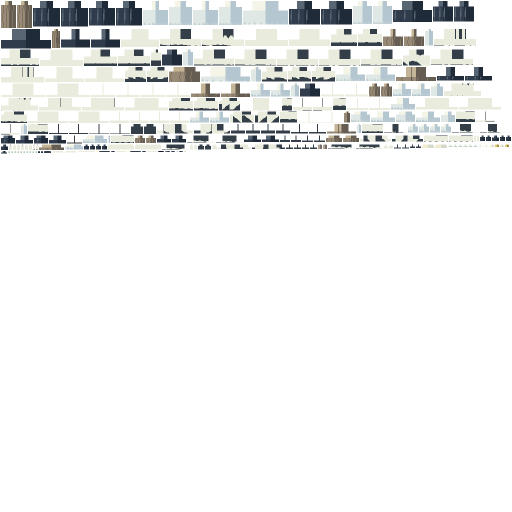
#> input picture tools/approved_models/nekomata/draft/nekomata.png, 1024 x 1024 px, found by its file name (shown at 1/2 size)
$ python preview_nekomata.py
#> lines starting #> are read from the running program, lines starting #| are printed output that depends on the picture
"""Render integrated GeckoLib vertices and refresh Nekomata's fusion card only."""
from pathlib import Path
import json, sys
import numpy as np
from PIL import Image, ImageDraw, ImageFont

ROOT = Path(__file__).resolve().parents[2]
ASSETS = ROOT / 'src/main/resources/assets/velvet_eclipse'
OUT = ROOT / 'build/reports/model-combat'
sys.path.insert(0, str(ROOT / 'tools/velvet_room'))
import portrait_raster as raster

def faces(clip, scale=1):
    texture = np.array(Image.open(ASSETS / 'textures/entity/nekomata.png').convert('RGBA'))
    result = []
    for face in json.loads((OUT / f'nekomata-{clip}.json').read_text()):
        v = np.array(face['vertices']); p = v[:, :3] * scale; uv = v[:, 3:5]
        if np.dot(np.cross(p[1]-p[0], p[2]-p[0]), face['normal']) < 0:
            p = p[::-1]; uv = uv[::-1]
        result.append((p, uv, texture, None))
    return result

def render(clip, width, height, margin=18):
    raster.W, raster.H = width, height
    mesh = faces(clip); points = np.concatenate([f[0] for f in mesh])
    center = (points.min(0)+points.max(0))/2
    distance = np.linalg.norm(points.max(0)-points.min(0))*1.3
    for _ in range(80):
        camera = raster.Camera(center+np.array([.18, .05, -1])*distance, center, 36)
        q = camera.project(points)
        if q[:,0].min()>margin and q[:,0].max()<width-margin and q[:,1].min()>margin and q[:,1].max()<height-margin:
            break
        distance *= 1.06
    return raster.raster(Image.new('RGB', (width,height), '#18243a'), mesh, camera, brightness=1.12)

font = ImageFont.truetype(str(ASSETS / 'font/body.ttf'), 21)
sheet = Image.new('RGB', (1320,640), '#0a1425'); draw = ImageDraw.Draw(sheet)
#> after `sheet = Image.new('RGB', (1320, 640), '#0a1425')`:
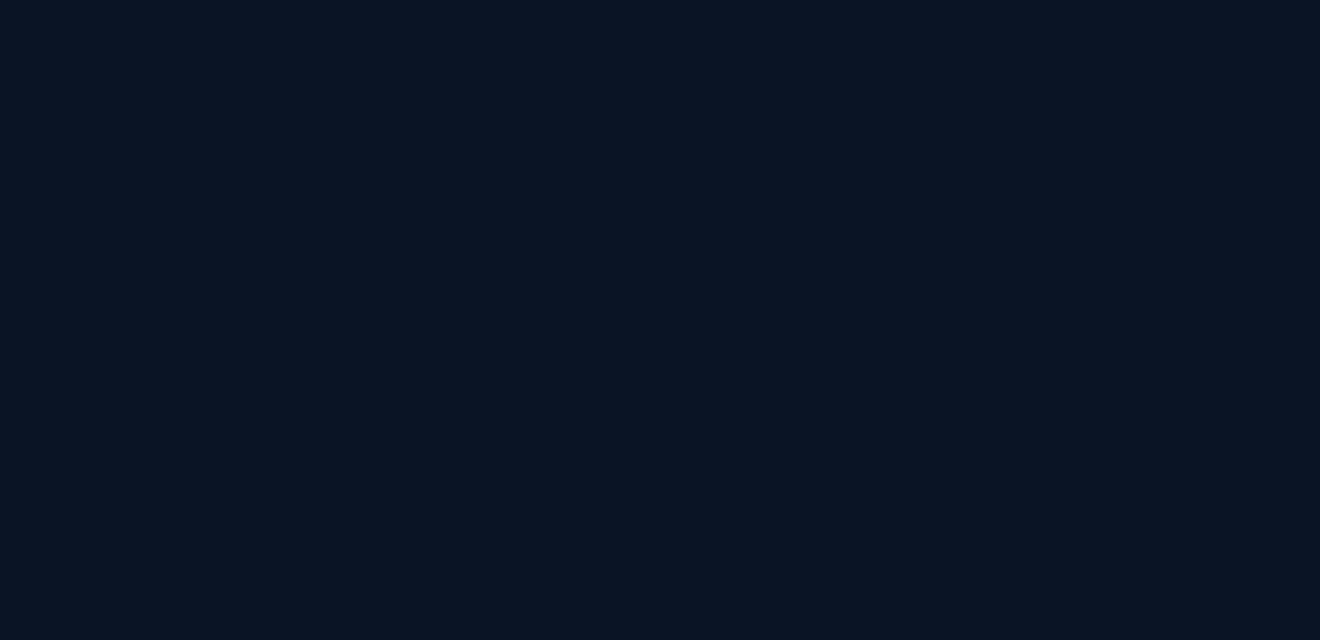
#> sheet: PIL image 1320x640 RGB; mean R, G, B 10, 20, 37
for col, (clip, title) in enumerate([('misc.idle','Repouso'), ('action.physical','Ataque físico / impacto'), ('action.magic','Ataque mágico / impacto')]):
    sheet.paste(render(clip, 430,560), (col*440+5,38))
#> in faces, texture is the input picture: shape (1024, 1024, 4); mean R, G, B, A 25.8, 26.8, 26.3, 41
#> after the loop in faces, `for face in json.loads((OUT / f'nekomata-{clip}.json').read_text()):`: result = []
#> (the run stopped early here; a loop or call above may not have finished)
